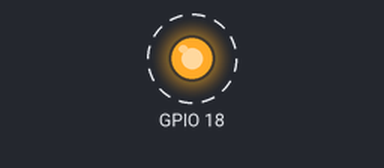
A program run on a simulated Raspberry Pi (BCM pin numbers). Shown: output pins drawn as LEDs (lit = HIGH). Dashed ring = blinking.

Above: at 0.2 s.
Timing chart, 0 to 3.0 s (numbered marks = the images above):
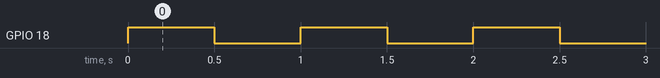

The program:

gpio-blink.py
```python
# Python 2
# Make a LED blink

import RPi.GPIO as GPIO
import time as time

GPIO.setmode(GPIO.BCM)
GPIO.setup(18,GPIO.OUT)

while True:
	GPIO.output(18, GPIO.HIGH)
	time.sleep(0.5)
	GPIO.output(18, GPIO.LOW)
	time.sleep(0.5)
```

Measured:
- by itself, GPIO 18: alternates HIGH for 0.50 s and LOW for 0.50 s
